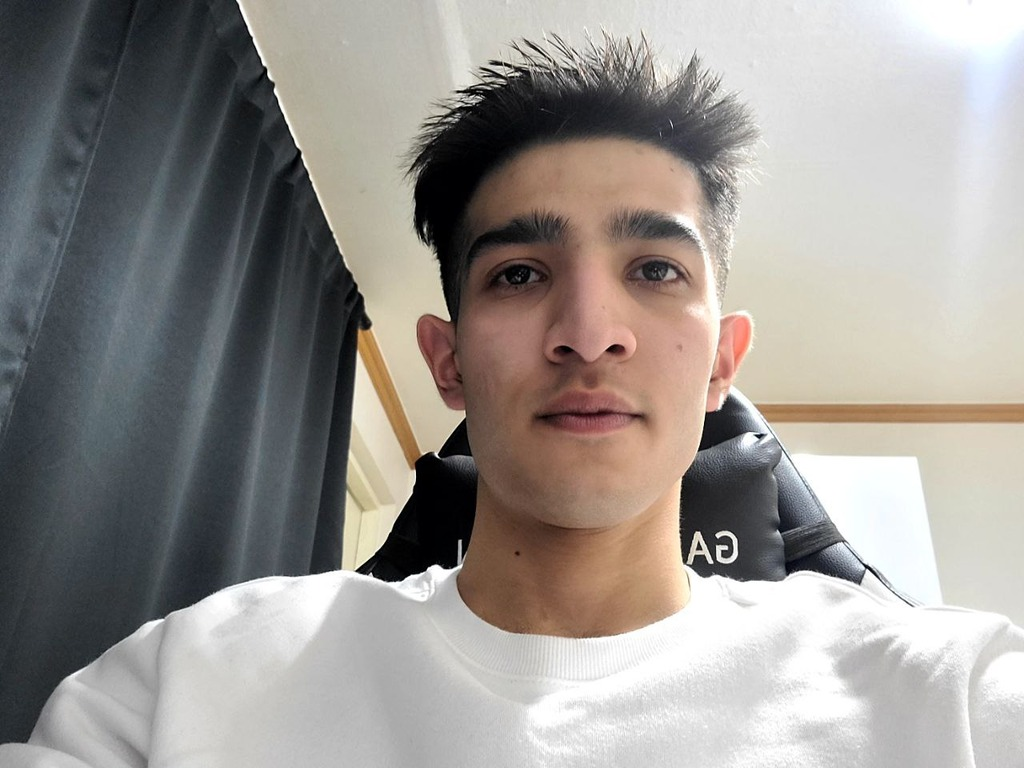
#> input picture Team custom photos/Feruz 1.jpg, 1024 x 768 px, given in place of the camera
$ python test2.py
#> lines starting #> are read from the running program, lines starting #| are printed output that depends on the picture; after the words box and inside, x2 and y2 are one past the last pixel; in counts of white or black regions, pixels touching at a corner belong together; long printed decimals are rounded
#> further down, frame is the input picture: shape (768, 1024, 3); mean B, G, R 143.6, 147.8, 152.4
from __future__ import print_function
import cv2 as cv
import argparse
import time


def detectAndDisplay(frame):
    frame_gray = cv.cvtColor(frame, cv.COLOR_BGR2GRAY)
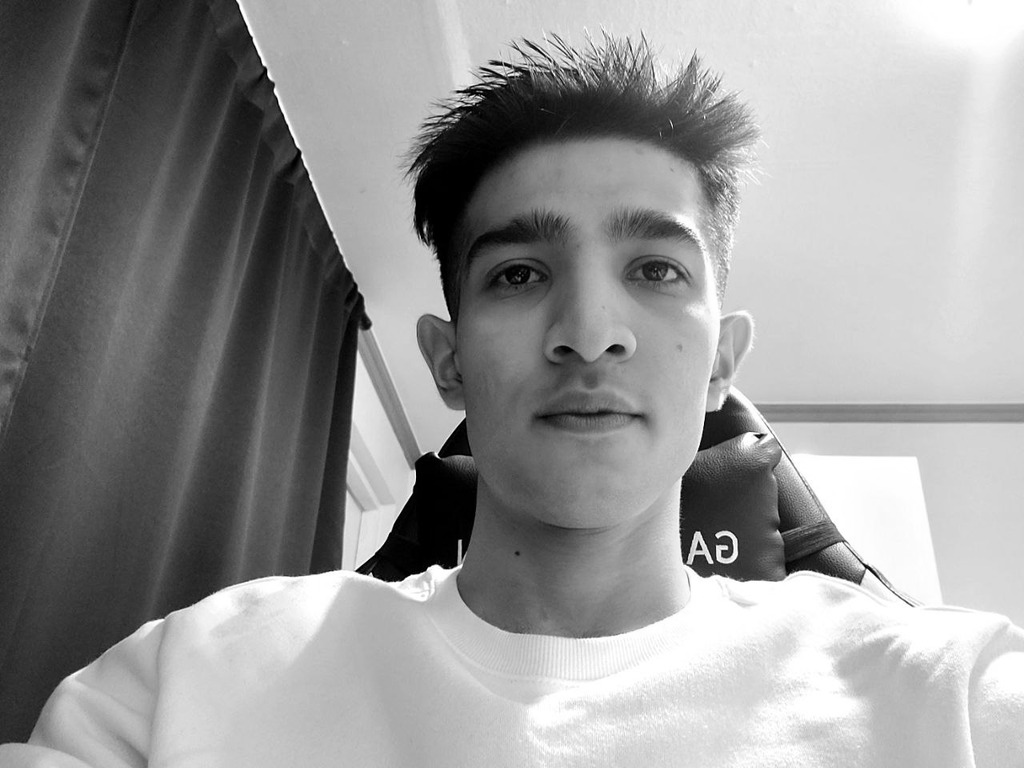
#> frame_gray: shape (768, 1024); min 0, max 255, mean 148.8
    frame_gray = cv.equalizeHist(frame_gray)
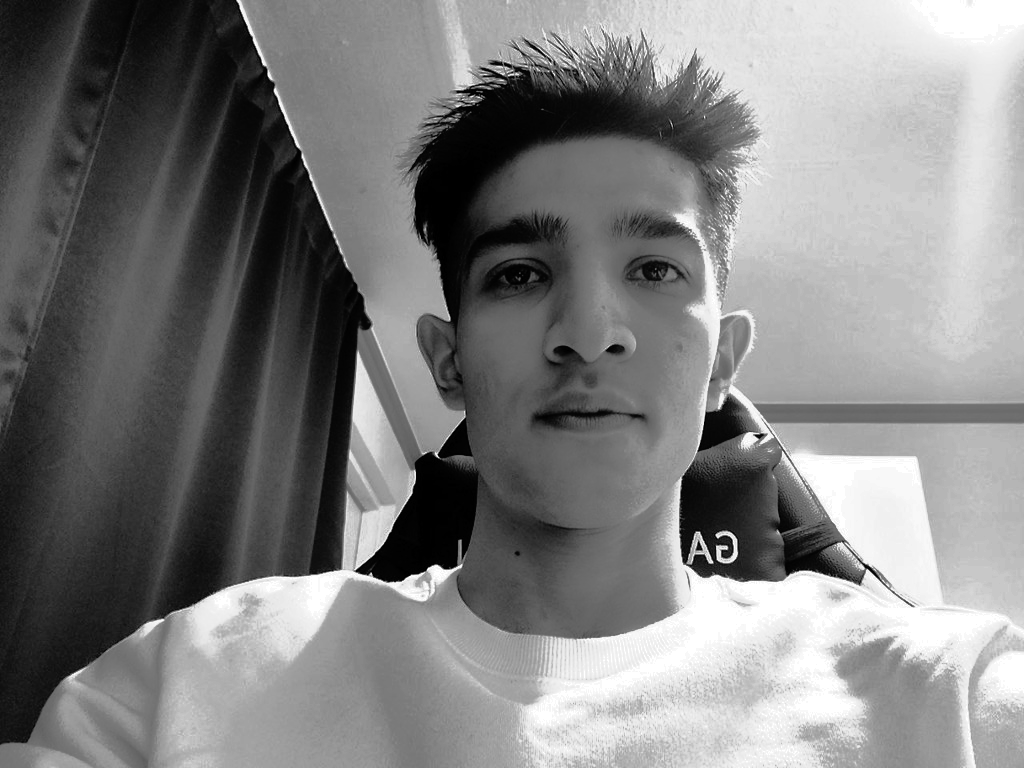
#> frame_gray: shape (768, 1024); min 0, max 255, mean 127.5
    # -- Detect faces
    start = time.perf_counter()
    faces = face_cascade.detectMultiScale(frame_gray)
#> faces = [[417, 140, 342, 342]]

    for (x, y, w, h) in faces:
        center = (x + w // 2, y + h // 2)
        frame = cv.ellipse(frame, center, (w // 2, h // 2), 0, 0, 360, (255, 0, 255), 4)
        faceROI = frame_gray[y : y + h, x : x + w]
        # Calculating time
        img_time = time.perf_counter() - start
        print(img_time, "ms")
#> this loop made 1 pass
#> (x, y, w, h, center) on pass 1: (417, 140, 342, 342, (588, 311))
#| 0.9231 ms
#> pass 1, in detectAndDisplay, `frame = cv.ellipse(frame, center, (w // 2, h // 2), 0, 0, 360, (255, 0..`:
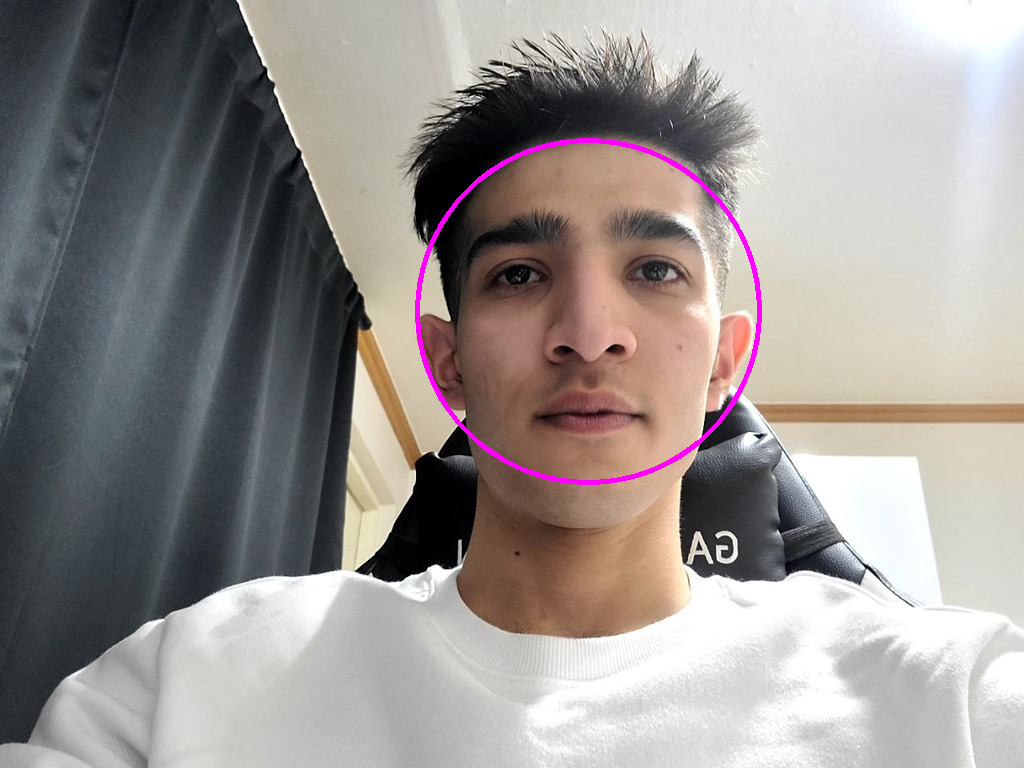
#> frame: shape (768, 1024, 3); 0.67% of pixels changed, all inside (x1, y1, x2, y2) = (415, 138, 762, 485)
#> pass 1, in detectAndDisplay, `faceROI = frame_gray[y : y + h, x : x + w]`:
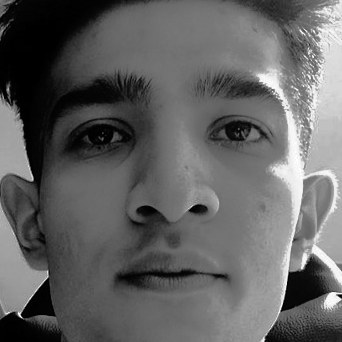
#> faceROI: shape (342, 342); min 0, max 255, mean 97.5

    cv.imshow("Capture - Face detection", frame)


parser = argparse.ArgumentParser(description="Code for Cascade Classifier tutorial.")
parser.add_argument(
    "--face_cascade",
    help="Path to face cascade.",
    default="cascade2.xml",
)
parser.add_argument("--camera", help="Camera divide number.", type=int, default=0)
args = parser.parse_args()
face_cascade_name = args.face_cascade
face_cascade = cv.CascadeClassifier()
# -- 1. Load the cascades
if not face_cascade.load(cv.samples.findFile(face_cascade_name)):
    print("--(!)Error loading face cascade")
    exit(0)
camera_device = args.camera
# -- 2. Read the video stream
cap = cv.VideoCapture(camera_device)
if not cap.isOpened:
    print("--(!)Error opening video capture")
    exit(0)
while True:
    ret, frame = cap.read()
    if frame is None:
        print("--(!) No captured frame -- Break!")
        break
    detectAndDisplay(frame)
    if cv.waitKey(10) == 27:
#> (key Esc is pressed here)
        break

$ run again, on Team custom photos/Feruz 11.jpg
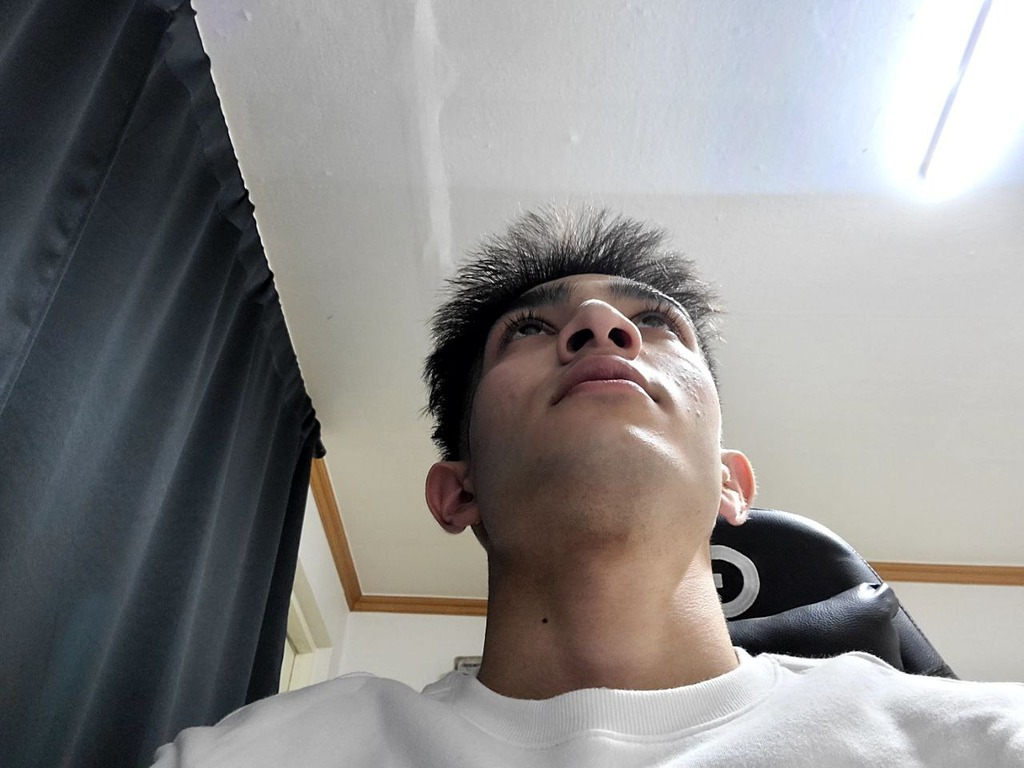
#> input picture Team custom photos/Feruz 11.jpg, 1024 x 768 px, given in place of the camera
#> frame is the input picture: shape (768, 1024, 3); mean B, G, R 136.9, 137.6, 138.8
#> in detectAndDisplay, `frame_gray = cv.cvtColor(frame, cv.COLOR_BGR2GRAY)`:
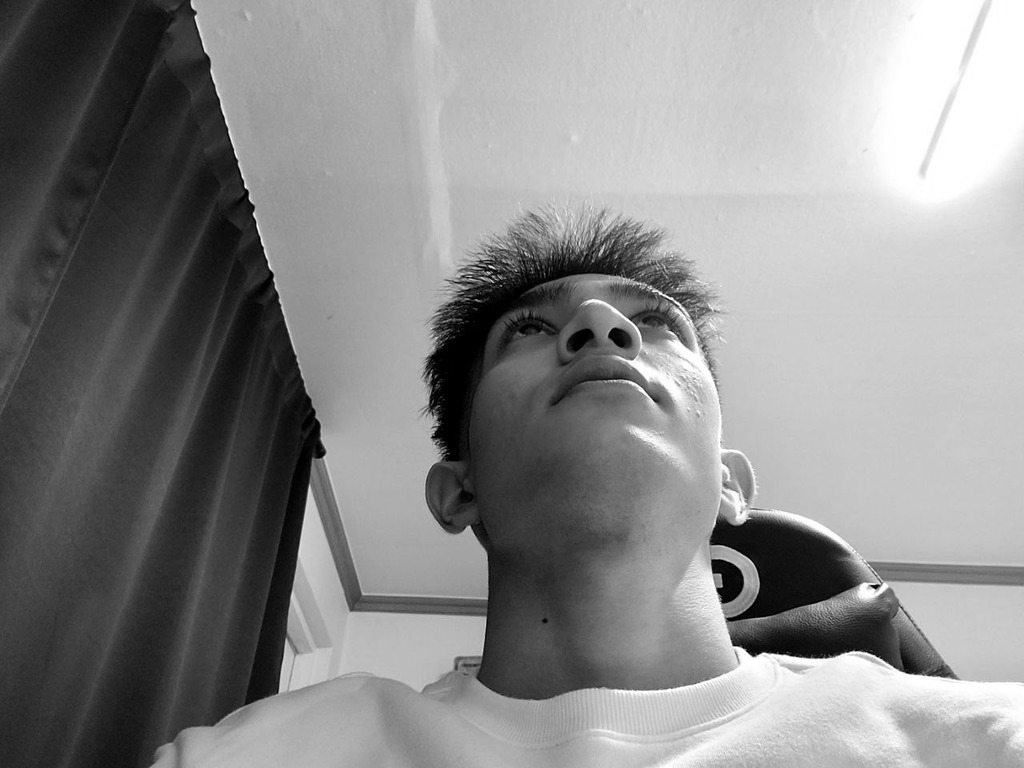
#> frame_gray: shape (768, 1024); min 0, max 255, mean 137.9
#> in detectAndDisplay, `frame_gray = cv.equalizeHist(frame_gray)`:
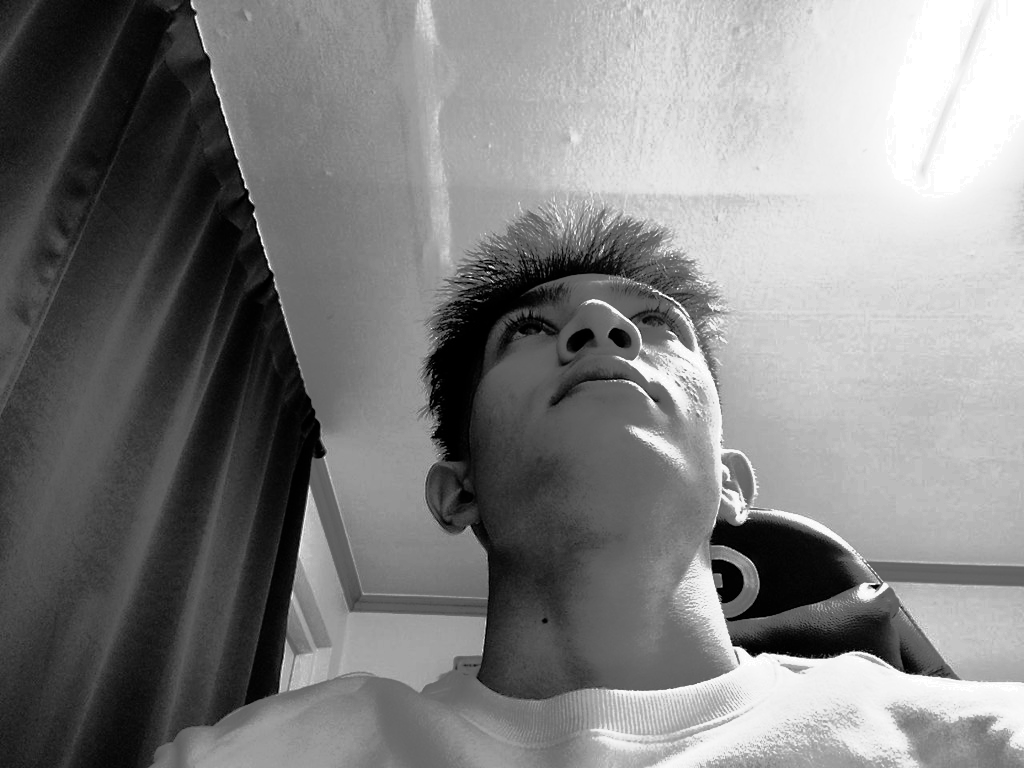
#> frame_gray: shape (768, 1024); min 0, max 255, mean 127.9
#> faces = ()

$ run again, on Team custom photos/Feruz 12.jpg
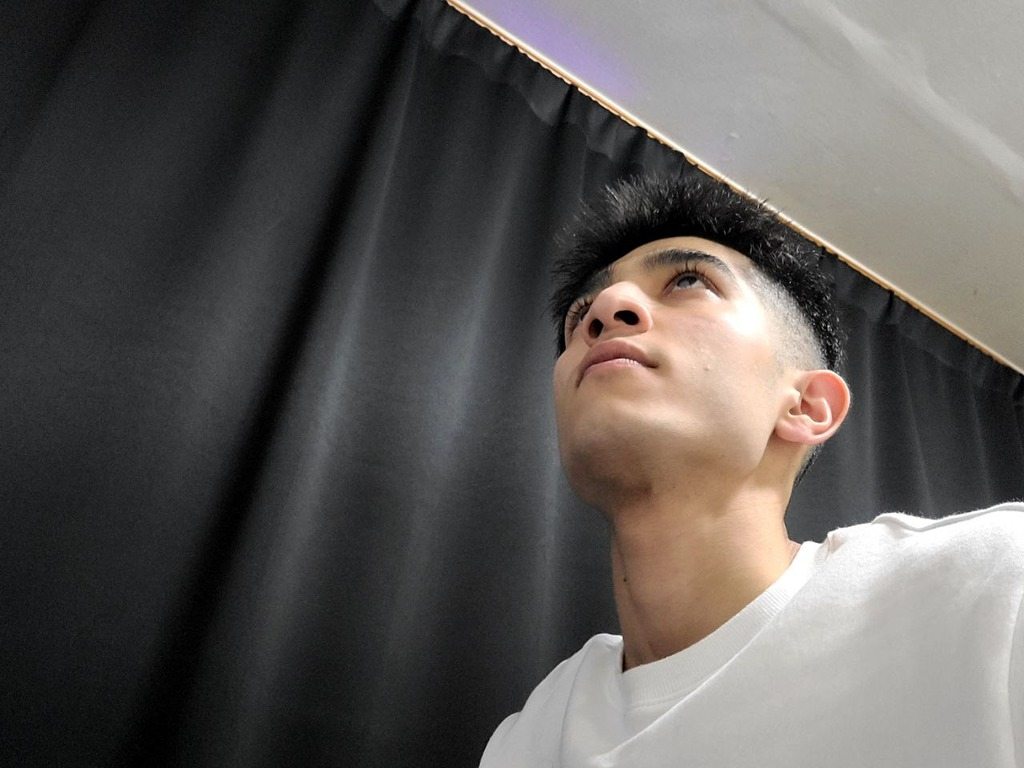
#> input picture Team custom photos/Feruz 12.jpg, 1024 x 768 px, given in place of the camera
#> frame is the input picture: shape (768, 1024, 3); mean B, G, R 85.7, 88.2, 92
#> in detectAndDisplay, `frame_gray = cv.cvtColor(frame, cv.COLOR_BGR2GRAY)`:
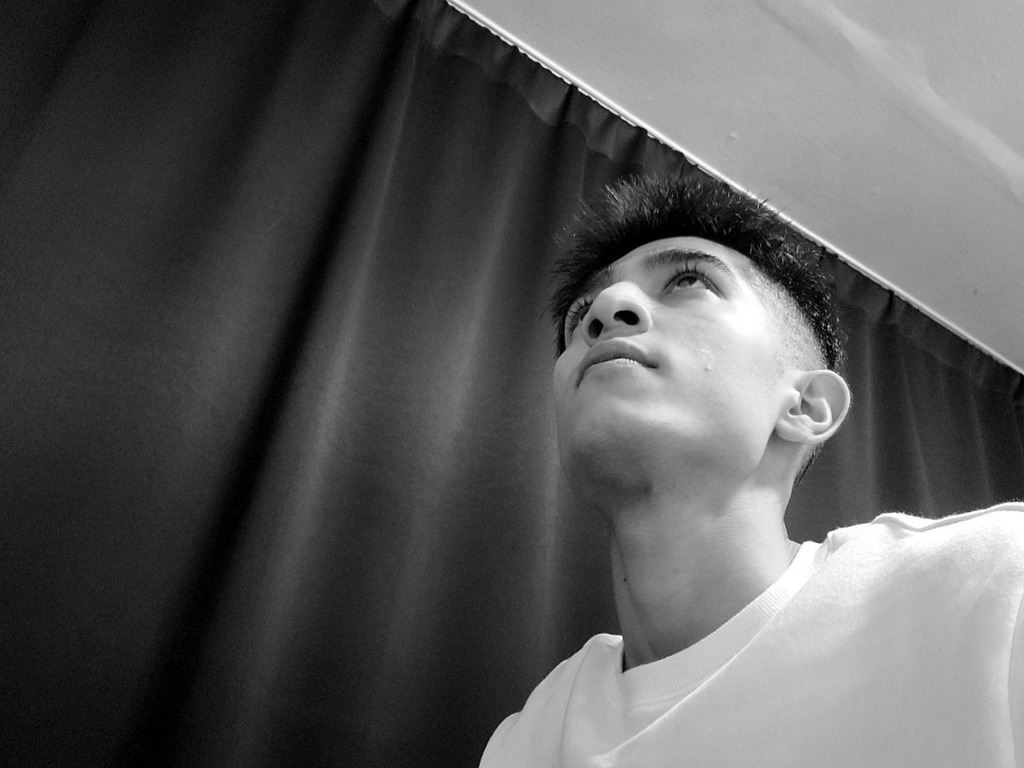
#> frame_gray: shape (768, 1024); min 0, max 255, mean 89.1
#> in detectAndDisplay, `frame_gray = cv.equalizeHist(frame_gray)`:
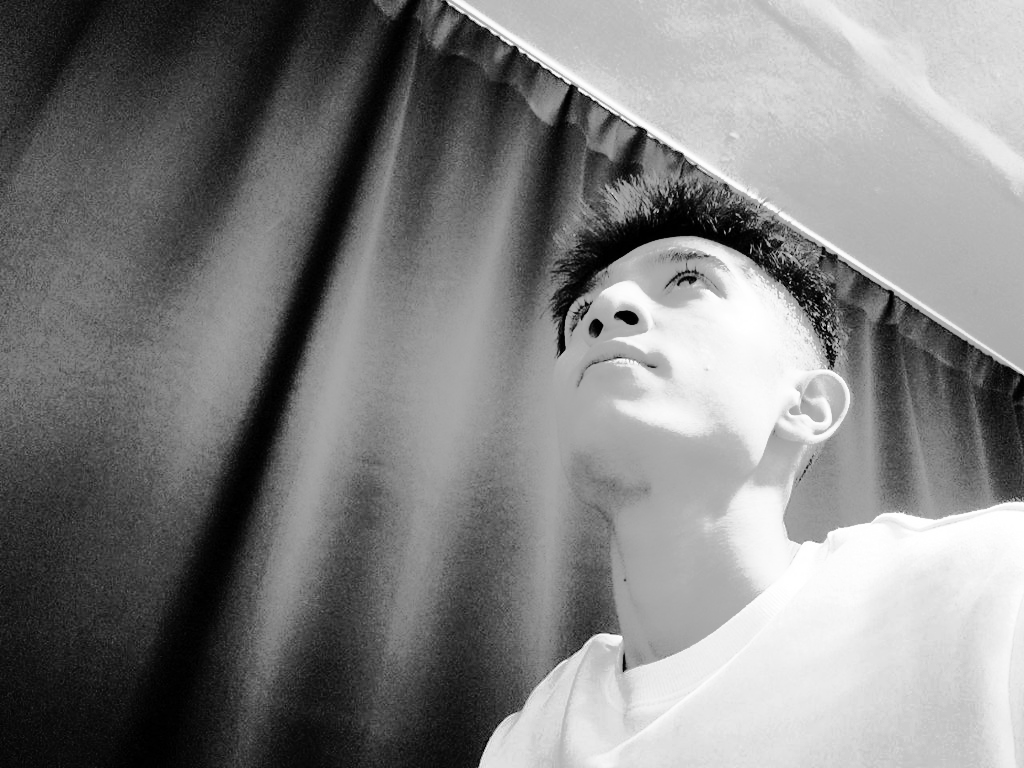
#> frame_gray: shape (768, 1024); min 0, max 255, mean 128.2
#> faces = ()
